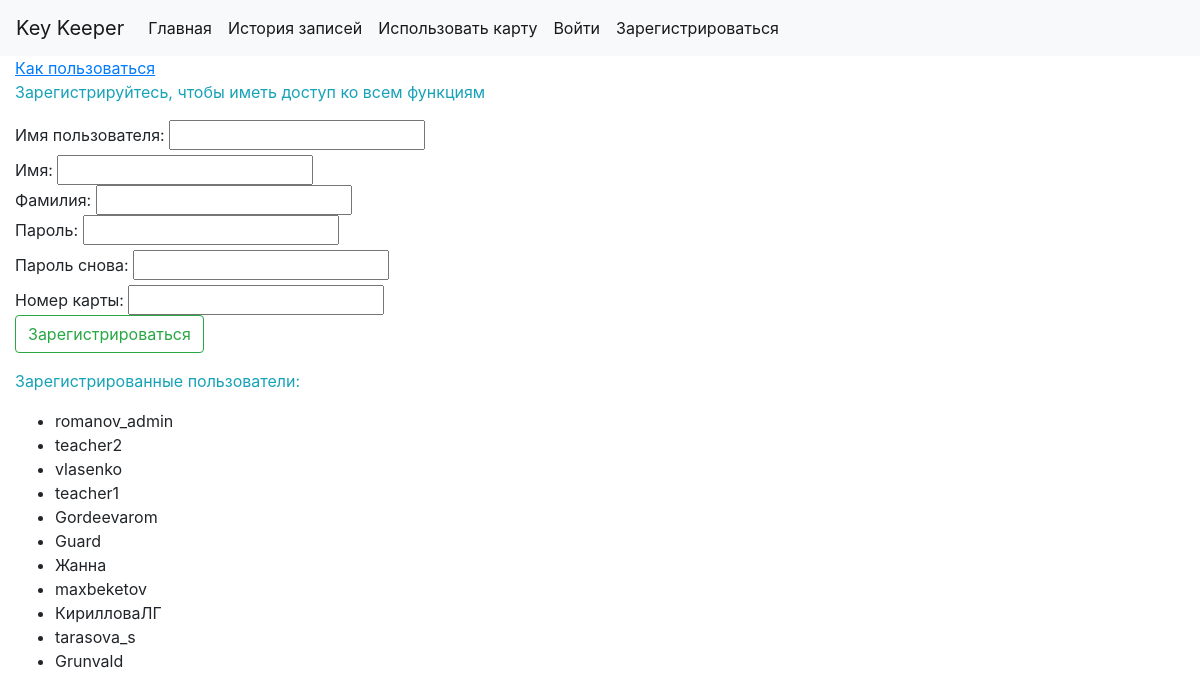
The page /reg/ (signed in) on the database as committed earlier.
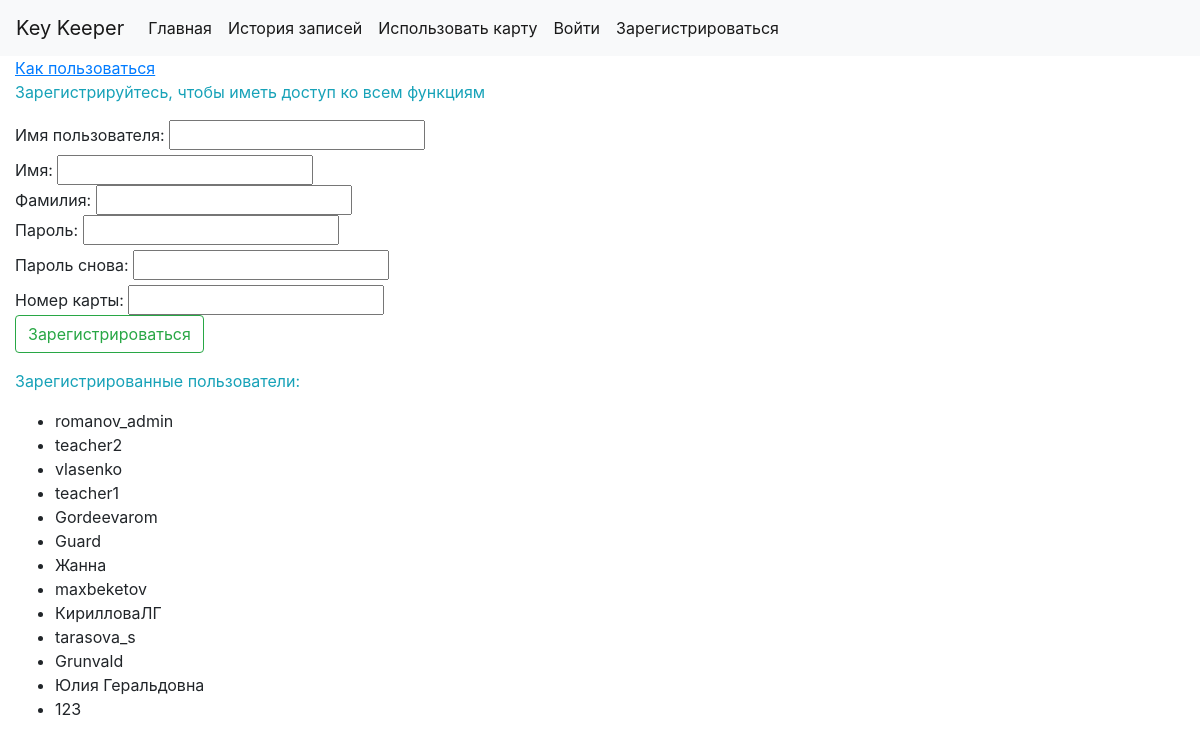
The same page on the database as committed later.
### keeper/models.py (models this page shows)
class CustomUser(AbstractUser):
    card_id = models.IntegerField(default=8000000000)
    key_tran_last = models.IntegerField(default=-1)
    user_tran_last = models.CharField(max_length=255, default='никто')

### keeper/views.py (the view)
# urls.py: path('reg/', views.register, name='register'),
@login_required
def register(request):
    context = {}
    if request.method == 'POST':
        f = RegisterForm(request.POST)
        if f.is_valid() and f.data['password'] == f.data['password2']:
            if request.user.username in CARD_TAKE_USERS:
                try:
                    if CustomUser.objects.filter(card_id=f.data['card_id']).exists():
                        context['message'] = 'Такая карта уже есть'
                    else:
                        user = CustomUser.objects.create_user(username=f.data['username'], password=f.data['password'],
                                                              card_id=f.data['card_id'], last_name=f.data['last_name'],
                                                              first_name=f.data['first_name'])
                        user.save()
                        context['message'] = 'Вы успешно зарегистрированы!'
                        user = authenticate(request, username=f.data['username'], password=f.data['password'])
                        if user is not None:
                            return HttpResponseRedirect('/card')
                except IntegrityError:
                    context['message'] = 'Такое имя пользователя уже есть'
            else:
                context['message'] = 'У вас недостаточно прав. Вы можете зарегистрироваться на охране'
        else:
            context['message'] = 'Пароли не совпадают'
    else:
        f = RegisterForm()
    context['users'] = CustomUser.objects.all()
    context['form'] = f
    return render(request, 'register.html', context)

### keeper/forms.py
class RegisterForm(forms.Form):
    username = forms.CharField(label='Имя пользователя:', max_length=100, required=True)
    first_name = forms.CharField(label='Имя:', max_length=100, required=True)
    last_name = forms.CharField(label='Фамилия:', max_length=100, required=True)
    password = forms.CharField(label='Пароль:', max_length=100, required=True)
    password2 = forms.CharField(label='Пароль снова:', max_length=100, required=True)
    card_id = forms.IntegerField(label='Номер карты:', required=True)

### keeper/templates/register.html (shortened to what this page needs)
<!DOCTYPE html>
<html lang="en">
<head>
    {% include "includes/head.html" %}
</head>
<body>
    {% include "includes/nav_bar.html" %}
    <div class="container-fluid">
        <a href="https://romanovkey.ru/docs/_build/html/overview.html"><u>Как пользоваться</u></a>
        <p class="text-info">Зарегистрируйтесь, чтобы иметь доступ ко всем функциям</p>
        <form method="POST">
            <label for="username">{{ form.username.label }} </label> <input type="text" id="username" name="username" required>
            <br>
            {{ form.first_name.label }} {{ form.first_name }}
            <br>
            {{ form.last_name.label }} {{ form.last_name }}
            <br>
            <label for="password">{{ form.password.label }} </label> <input type="password" id="password" name="password" required>
            <br>
            <label for="password2">{{ form.password2.label }} </label> <input type="password" id="password2" name="password2" required>
            <br>
            {{ form.card_id.label }} {{ form.card_id }}
            <br>
            <input type="submit" value="Зарегистрироваться" class="btn btn-outline-success">
        </form>
        <p class="text-info">Зарегистрированные пользователи:</p>
        <ul>
            {% for user in users %}
                <li>{{user}}</li>
            {% endfor %}
        </ul>
    </div>
</body>
</html>

Rows that differ between the two databases and show on the page:
added CustomUser: username "Юлия Геральдовна"
added CustomUser: username "123"
